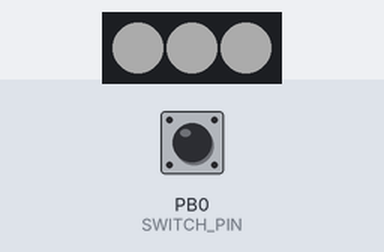
Recording of a sketch running on a simulated ATtiny85, built with avr-gcc and run on an emulated ATtiny85. Parts: 3 RGB LEDs in strip order, left to right. Inputs (shaded band) come from the test bench; at power-on: PB0 (SWITCH_PIN) HIGH. Dim RGB values are drawn brighter than linear.

Above: at 1.22 s.
1.3 s: PB0 (SWITCH_PIN) pulled LOW for 3.2 s
At 2.3 s:
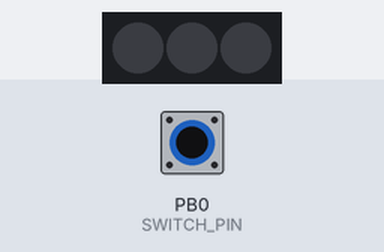
At 12.1 s:
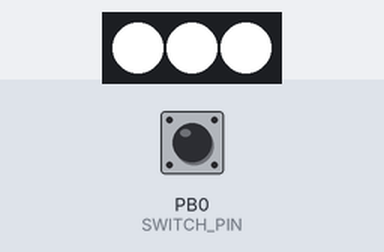
Timing chart, 0 to 12.4 s (numbered marks = the images above; inputs shaded):
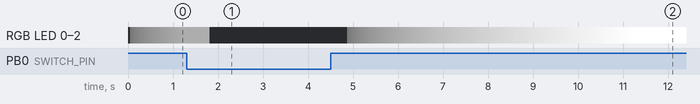

The sketch:

pandora_box_led.ino
```cpp
#include <Adafruit_NeoPixel.h>
/*
 * Light up a strip of WS2812 LEDs when a switch is activated, slowly increasing
 * their brightness. When the switch is deactivated the light shuts down.
 *
 * This was used as a "Pandora Box" prop for a drama class play: when the
 * pandora box is open it lits up from the inside, when the box is closed the
 * lights are shut down to save battery.
 *
 * The LED strip "data in" (DI) pin should be tied to pin PB4 in the ATtiny85
 * and the switch should be tied to pin PB0 (when the switch is open the LEDs
 * switch on)
 *
 * The code is based on attiny_pixel_touch by Dana Sniezko
 * (https://github.com/danasf/attiny_pixel_switch/), released under GPLv3
 *
*/

#define NUM_LEDS 3   // Adjust to the number of leds on your strip - too many
                     // leds will require quite a bit of current, make sure your
                     // power supply can handle it. We used 3 WS2811 LEDs and
                     // powered from a 600mAh 1-cell 3.7V battery
#define DATA_PIN 4   // PB4 pin on the attiny85
#define SWITCH_PIN 0 // PB0 pin on the attiny85

// Global variables
uint8_t fadeShown = 0;
uint8_t switchedOff = 0;

// Initialise Strip - your LEDs may be different check the neopixel library
Adafruit_NeoPixel strip = Adafruit_NeoPixel(NUM_LEDS, DATA_PIN, NEO_GRB + NEO_KHZ800);

void setup() {
    // Enable pull-up resistor on switch pin - when the switch is open the pin
    // goes to HIGH. when it is closed it goes to LOW
    pinMode(SWITCH_PIN, INPUT_PULLUP);

    strip.begin();
    switchOff();
    strip.show(); // Initialize all pixels to 'off'
}

void loop() {

  // Check if the switch is enabled

  if(switchEnabled()) {
    if(fadeShown == 0) {
      fadeIn(0, 255, 2, 50);
    }
  } else {
    // If the switch is not enabled, switch off the LEDs (who can tell if the
    // LEDs are off when you can't see them!!!)
    switchOff();
    fadeShown = 0;
  }

  delay(500); // Save battery in exchange of not-immediate response, a good
              // trade-off as we are aiming for long battery life
}

boolean switchEnabled() {
  if(digitalRead(SWITCH_PIN) == HIGH) {
    return true;
  } else {
    return false;
  }
}

void colorFast(uint32_t c, uint8_t wait) {
    for (uint16_t i = 0; i < strip.numPixels(); i++) {
        strip.setPixelColor(i, c);
    }
    strip.show();
    delay(wait);
}

void switchOff() {
  colorFast(strip.Color(0,0,0),0);
}

void fadeIn(int start, int finish, int increment, int wait) {
  uint16_t i, j;

  for (j = start; j <= finish; j=j+increment) {
    for (i = 0; i < strip.numPixels(); i++) {
      strip.setPixelColor(i, j, j, j);
    }

    if(switchEnabled() == false) {
      break;
    }
    strip.show();
    delay(wait);
  }

  if(switchEnabled() == false) {
    return;
  }

  colorFast(strip.Color(255,255,255),0);
  fadeShown = 1;
}
```
